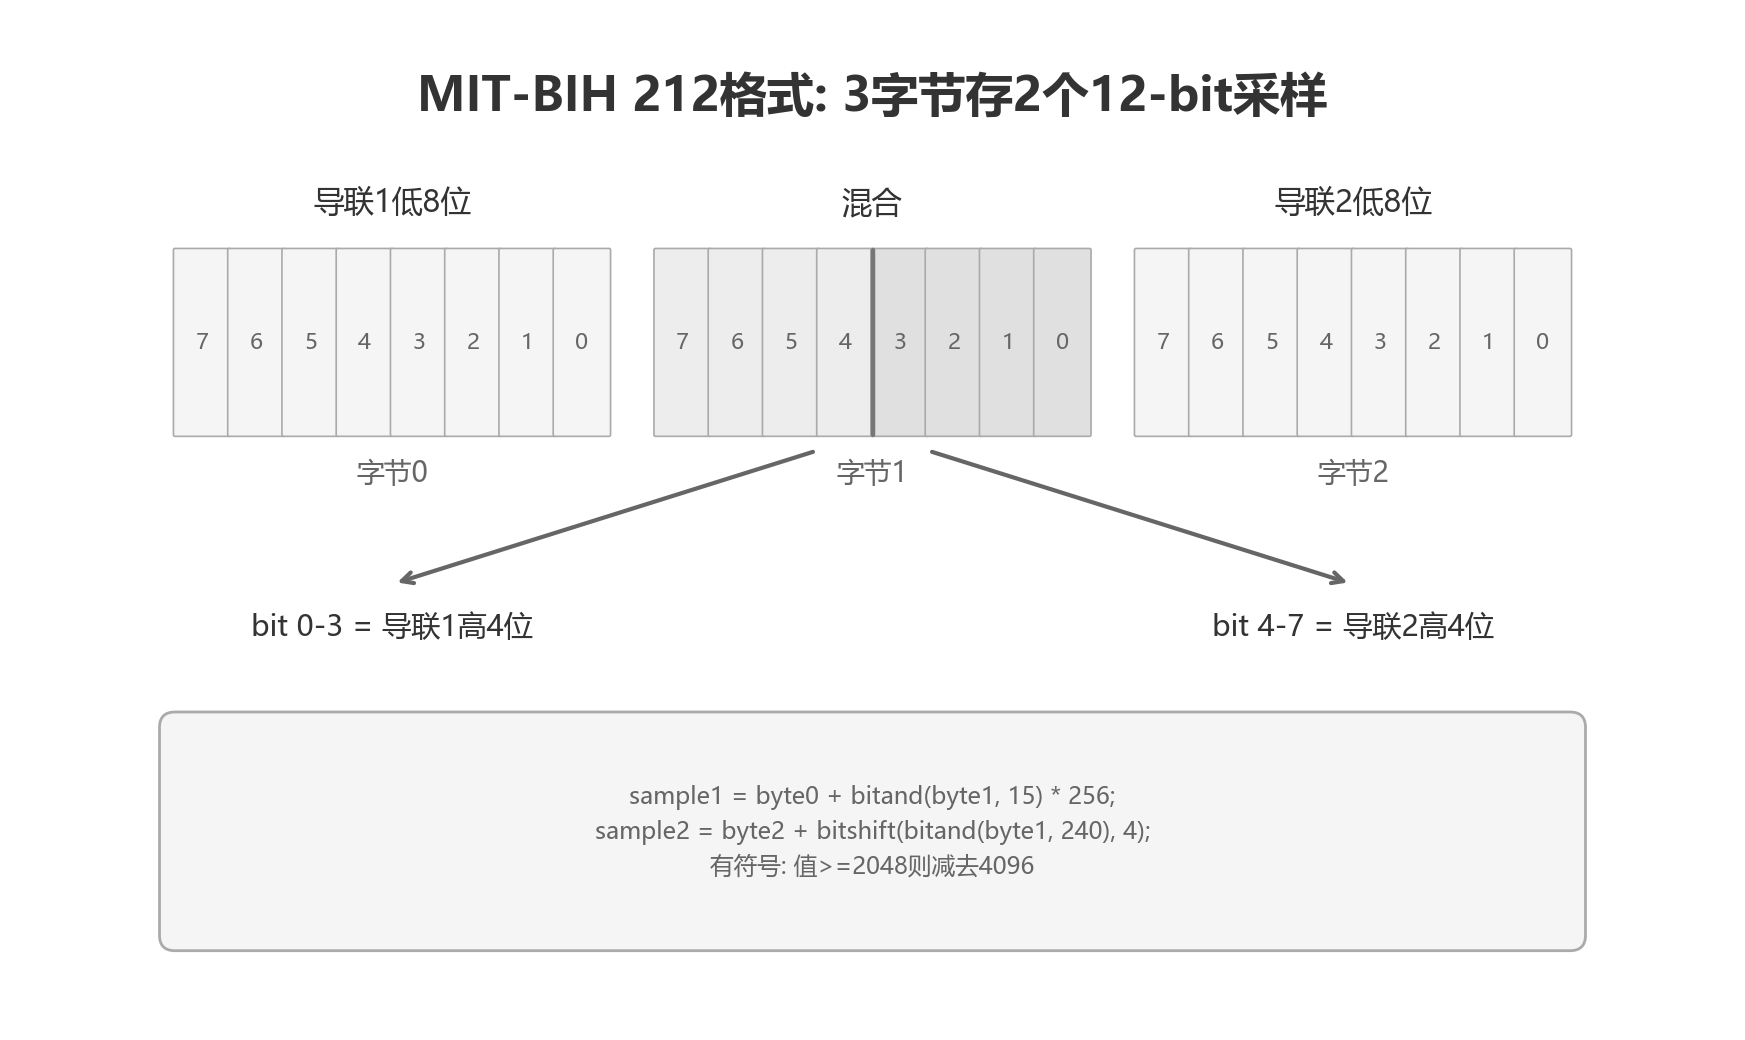

Write the Python code that produced this figure.
import matplotlib.pyplot as plt
import matplotlib.patches as mpatches

plt.rcParams['font.sans-serif'] = ['Microsoft YaHei', 'SimHei', 'Noto Sans SC']
plt.rcParams['axes.unicode_minus'] = False

# ---------------------------------------------------------------------------
# figure setup
# ---------------------------------------------------------------------------
fig, ax = plt.subplots(figsize=(11, 6.5))
fig.patch.set_facecolor('white')
ax.set_xlim(0, 11)
ax.set_ylim(0, 6.5)
ax.set_axis_off()

# ---------------------------------------------------------------------------
# colours (white / gray only)
# ---------------------------------------------------------------------------
CLR_CELL      = '#F5F5F5'
CLR_BYTE1_L   = '#EDEDED'   # left half  (bits 7-4)
CLR_BYTE1_R   = '#E0E0E0'   # right half (bits 3-0)
CLR_EDGE      = '#AAAAAA'
CLR_TEXT      = '#333333'
CLR_TEXT_SUB  = '#666666'
CLR_ARROW     = '#666666'
CLR_BG_BOTTOM = '#F5F5F5'

# ---------------------------------------------------------------------------
# layout constants
# ---------------------------------------------------------------------------
TITLE_Y   = 6.15

BYTE_W    = 2.8               # width of each byte box
BIT_W     = BYTE_W / 8        # width of one bit cell
BOX_H     = 1.2               # box height
BOX_Y_BTM = 3.8               # box bottom y

# three byte-box centres  (equally spaced)
cx = [2.4, 5.5, 8.6]
lx = [c - BYTE_W / 2 for c in cx]   # left edges

# ---------------------------------------------------------------------------
# title
# ---------------------------------------------------------------------------
ax.text(5.5, TITLE_Y, 'MIT-BIH 212格式: 3字节存2个12-bit采样',
        fontsize=17, fontweight='bold', ha='center', va='top', color=CLR_TEXT)

# ---------------------------------------------------------------------------
# labels above each byte box
# ---------------------------------------------------------------------------
for c, label in zip(cx, ['导联1低8位', '混合', '导联2低8位']):
    ax.text(c, BOX_Y_BTM + BOX_H + 0.20, label,
            fontsize=11, ha='center', va='bottom', color=CLR_TEXT)

# ---------------------------------------------------------------------------
# draw the three byte boxes (each with 8 bit cells)
# ---------------------------------------------------------------------------
for i, (c, l) in enumerate(zip(cx, lx)):
    for b in range(8):                     # b=0 → leftmost cell (bit 7)
        bit_x = l + b * BIT_W

        if i == 1:                         # Byte 1 — two halves
            face = CLR_BYTE1_L if b < 4 else CLR_BYTE1_R
        else:
            face = CLR_CELL

        cell = mpatches.FancyBboxPatch(
            (bit_x, BOX_Y_BTM), BIT_W, BOX_H,
            facecolor=face, edgecolor=CLR_EDGE, linewidth=0.6,
            boxstyle="round,pad=0.01",
        )
        ax.add_patch(cell)

        # bit number  (7 … 0 left → right)
        ax.text(bit_x + BIT_W / 2, BOX_Y_BTM + BOX_H / 2, str(7 - b),
                fontsize=8, ha='center', va='center', color=CLR_TEXT_SUB)

# ---------------------------------------------------------------------------
# vertical divider in Byte 1  (between bit 4 and bit 3)
# ---------------------------------------------------------------------------
div_x = lx[1] + 4 * BIT_W
ax.plot([div_x, div_x], [BOX_Y_BTM, BOX_Y_BTM + BOX_H],
        color='#777777', linewidth=1.6, solid_capstyle='round')


# ---------------------------------------------------------------------------
#  "字节0/1/2"  label below each box
# ---------------------------------------------------------------------------
for i, c in enumerate(cx):
    ax.text(c, BOX_Y_BTM - 0.15, f'字节{i}',
            fontsize=10, ha='center', va='top', color=CLR_TEXT_SUB)

# ---------------------------------------------------------------------------
# arrows from Byte 1 down to the two description texts
# ---------------------------------------------------------------------------
DESC_Y = 2.55                               # y of description text (centre)
DESC1_X = cx[0]                              # left description  (bit 0-3)
DESC2_X = cx[2]                              # right description (bit 4-7)

# Arrow origins: from the bottom of Byte 1, diverging straight to descriptions
arrow_L_start_x = cx[1] - BIT_W
arrow_R_start_x = cx[1] + BIT_W

# Left arrow   →  "bit 0-3 = 导联1高4位"   (arrow stops just above text)
ax.annotate(
    '', xy=(DESC1_X, DESC_Y + 0.28), xytext=(arrow_L_start_x, BOX_Y_BTM - 0.10),
    arrowprops=dict(arrowstyle='->', color=CLR_ARROW, lw=1.5),
)

# Right arrow  →  "bit 4-7 = 导联2高4位"
ax.annotate(
    '', xy=(DESC2_X, DESC_Y + 0.28), xytext=(arrow_R_start_x, BOX_Y_BTM - 0.10),
    arrowprops=dict(arrowstyle='->', color=CLR_ARROW, lw=1.5),
)

# description text (no background box — arrow tip stops beside text)
ax.text(DESC1_X, DESC_Y, 'bit 0-3 = 导联1高4位',
        fontsize=10.5, ha='center', va='center', color=CLR_TEXT)
ax.text(DESC2_X, DESC_Y, 'bit 4-7 = 导联2高4位',
        fontsize=10.5, ha='center', va='center', color=CLR_TEXT)


# ---------------------------------------------------------------------------
# bottom MATLAB extraction box  (width = full 3-byte span)
# ---------------------------------------------------------------------------
ADV_L  = lx[0]
ADV_R  = lx[2] + BYTE_W
ADV_W  = ADV_R - ADV_L
ADV_B  = 0.55
ADV_H  = 1.35

bottom_box = mpatches.FancyBboxPatch(
    (ADV_L, ADV_B), ADV_W, ADV_H,
    facecolor=CLR_BG_BOTTOM, edgecolor=CLR_EDGE, linewidth=1.0,
    boxstyle="round,pad=0.10",
)
ax.add_patch(bottom_box)

matlab_lines = (
    'sample1 = byte0 + bitand(byte1, 15) * 256;\n'
    'sample2 = byte2 + bitshift(bitand(byte1, 240), 4);\n'
    '有符号: 值>=2048则减去4096'
)
ax.text(5.5, ADV_B + ADV_H / 2, matlab_lines,
        fontsize=8.5, ha='center', va='center', color=CLR_TEXT_SUB,
        linespacing=1.5)

# ---------------------------------------------------------------------------
# save
# ---------------------------------------------------------------------------
plt.savefig('d:/bishe/mit212_format.png', dpi=200, bbox_inches='tight')
plt.close()
print('OK → mit212_format.png')
